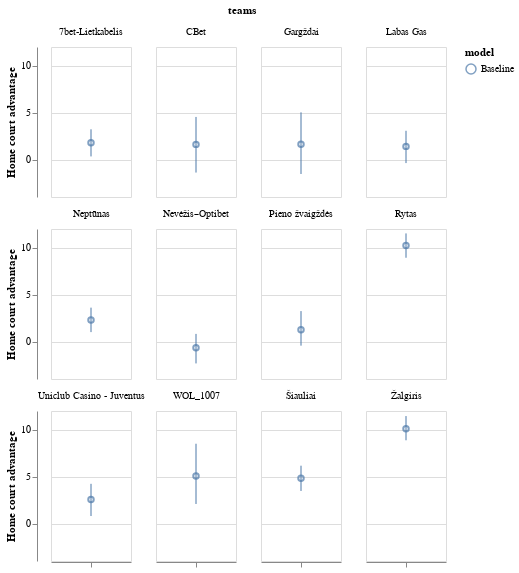

Notebook code cell kept with this figure:
### Code cell
plot_hc_adv(traces)

### Figure 1 — Vega-Lite specification as saved in the notebook (floating-point values rounded to 4 significant figures)
{"config": {"view": {"continuousWidth": 400, "continuousHeight": 300}}, "data": {"name": "data-5de22d266d5f10309db707f158b6fcb4"}, "facet": {"field": "teams", "type": "nominal"}, "spec": {"layer": [{"mark": "point", "encoding": {"color": {"field": "model", "type": "nominal"}, "x": {"axis": {"labels": false}, "field": "model", "title": "", "type": "nominal"}, "y": {"field": "HC-adv", "title": "Home court advantage", "type": "quantitative"}}, "selection": {"selector010": {"type": "interval", "bind": "scales", "encodings": ["x", "y"]}}}, {"mark": "errorbar", "encoding": {"color": {"field": "model", "type": "nominal"}, "x": {"axis": {"labels": false}, "field": "model", "title": "", "type": "nominal"}, "y": {"field": "lower", "title": "", "type": "quantitative"}, "y2": {"field": "higher", "title": ""}}}], "height": 150, "width": 80}, "columns": 4, "spacing": 10, "$schema": "https://vega.github.io/schema/vega-lite/v4.17.0.json", "datasets": {"data-5de22d266d5f10309db707f158b6fcb4": [{"teams": "7bet-Lietkabelis", "higher": 3.221, "lower": 0.3273, "HC-adv": 1.789, "model": "Baseline"}, {"teams": "CBet", "higher": 4.538, "lower": -1.393, "HC-adv": 1.613, "model": "Baseline"}, {"teams": "Gargždai", "higher": 5.027, "lower": -1.547, "HC-adv": 1.619, "model": "Baseline"}, {"teams": "Labas Gas", "higher": 3.063, "lower": -0.3823, "HC-adv": 1.399, "model": "Baseline"}, {"teams": "Neptūnas", "higher": 3.61, "lower": 1.002, "HC-adv": 2.299, "model": "Baseline"}, {"teams": "Nevėžis–Optibet", "higher": 0.8111, "lower": -2.339, "HC-adv": -0.6569, "model": "Baseline"}, {"teams": "Pieno žvaigždės", "higher": 3.243, "lower": -0.4442, "HC-adv": 1.256, "model": "Baseline"}, {"teams": "Rytas", "higher": 11.53, "lower": 8.932, "HC-adv": 10.24, "model": "Baseline"}, {"teams": "Uniclub Casino - Juventus", "higher": 4.232, "lower": 0.7968, "HC-adv": 2.56, "model": "Baseline"}, {"teams": "WOL_1007", "higher": 8.507, "lower": 2.083, "HC-adv": 5.06, "model": "Baseline"}, {"teams": "Šiauliai", "higher": 6.166, "lower": 3.47, "HC-adv": 4.824, "model": "Baseline"}, {"teams": "Žalgiris", "higher": 11.46, "lower": 8.876, "HC-adv": 10.1, "model": "Baseline"}]}}
